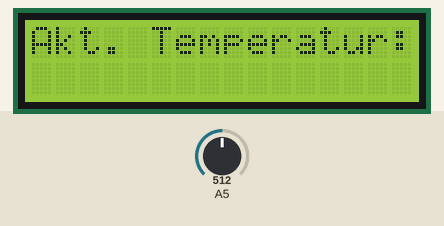
Simulated run of this sketch. Board: Arduino Uno, built with avr-gcc and run on an emulated ATmega328P. Shown: 16×2 character LCD. The test bench sets the inputs (shaded band); at power-on: A5 = 512.

Above: at 2.1 s.
At 3.2 s:
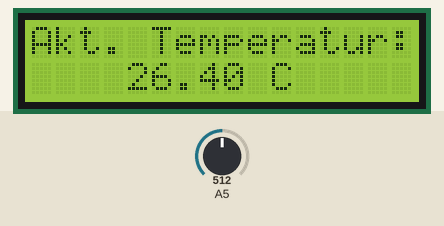
3.3 s: A5 set to 357
At 5.4 s:
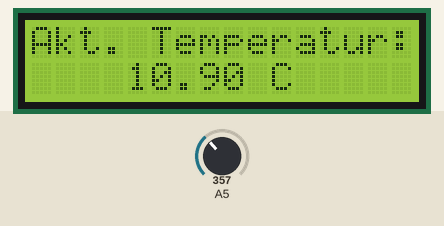
5.7 s: A5 set to 332
At 8.2 s:
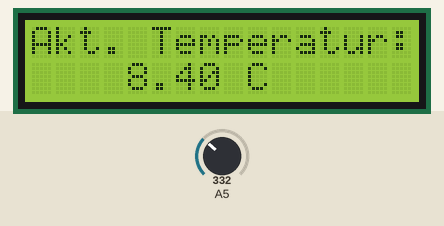
8.9 s: A5 set to 306
At 12.0 s:
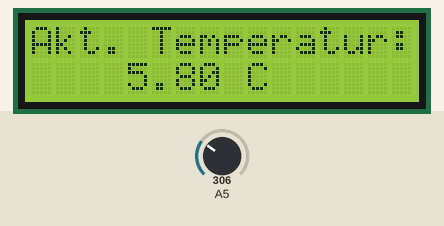
Timing chart, 0 to 13.5 s (numbered marks = the images above; inputs shaded):
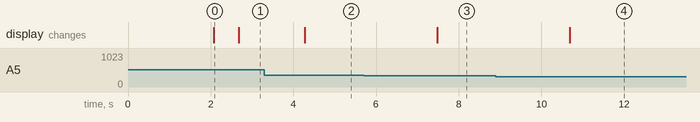

The sketch:

electronic_brick_temperature_lcd.ino
```cpp
#include <LiquidCrystal.h>
// we need this library for the LCD commands
LiquidCrystal lcd(10,11,12,13,14,15,16);

void setup()
{
  lcd.begin(16, 2); // tells Arduino the LCD dimensions
  lcd.setCursor(0,0);
  lcd.print("Kalibriere mich");
  lcd.setCursor(0,1);
  lcd.print("Dann dich...");
  delay(2000);
  lcd.clear(); // clear LCD screen
  lcd.setCursor(0,0);
  lcd.print("Akt. Temperatur:");
}

float temperature = 0;

void loop()
{

  //lcd.print("Aktuelle Tempera");
  lcd.setCursor(0,1);

  temperature = analogRead(5); // store value from temp brick
  //lcd.print(temperature);
  //lcd.print( " : " );
  delay(500);
  temperature = temperature +252-500;
  temperature = temperature / 10;
  delay (100); // wait for 100 milliseconds
  lcd.print( "    " );
  lcd.print(temperature);
  lcd.println(" C     ");
  delay(1000); // wait a second
}
```

Measured:
- the behaviour switches between 348 and 347 on A5 (found by bisection; images 2 and 3)
- after the input at 3.3 s, the display: changes after 0.98 s (image 2)
- after the input at 5.7 s, the display: changes after 1.8 s (image 3)
- after the input at 8.9 s, the display: changes after 1.8 s (image 4)
- what the display in image 0 shows lasts 0.6 s, from 2.1 s to 2.7 s
